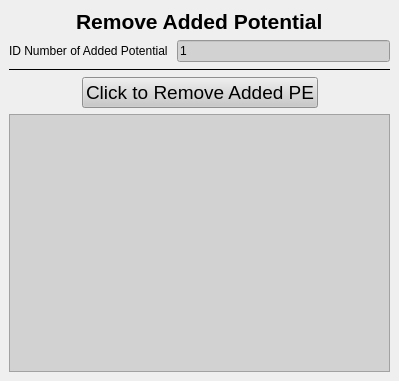
<?xml version="1.0" encoding="UTF-8"?>
<ui version="4.0">
 <class>RemoveBarrierDock</class>
 <widget class="QDockWidget" name="RemoveBarrierDock">
  <property name="geometry">
   <rect>
    <x>0</x>
    <y>0</y>
    <width>399</width>
    <height>381</height>
   </rect>
  </property>
  <property name="minimumSize">
   <size>
    <width>296</width>
    <height>248</height>
   </size>
  </property>
  <property name="styleSheet">
   <string notr="true">
QLineEdit, QTextEdit, QComboBox
{
	
	
	background-color: rgb(210, 210, 210);
}
QPushButton
{
	
	background-color: rgb(200, 200, 200);
}
QLabel
{

}
</string>
  </property>
  <property name="features">
   <set>QDockWidget::DockWidgetFloatable|QDockWidget::DockWidgetMovable</set>
  </property>
  <property name="windowTitle">
   <string>RemoveAddedV Window</string>
  </property>
  <widget class="QWidget" name="dockWidgetContents">
   <layout class="QVBoxLayout" name="verticalLayout">
    <item>
     <layout class="QHBoxLayout" name="horizontalLayout_5">
      <item>
       <spacer name="horizontalSpacer_12">
        <property name="orientation">
         <enum>Qt::Horizontal</enum>
        </property>
        <property name="sizeHint" stdset="0">
         <size>
          <width>40</width>
          <height>20</height>
         </size>
        </property>
       </spacer>
      </item>
      <item>
       <widget class="QLabel" name="l_toplabel">
        <property name="font">
         <font>
          <pointsize>16</pointsize>
          <weight>75</weight>
          <bold>true</bold>
         </font>
        </property>
        <property name="text">
         <string>Remove Added Potential</string>
        </property>
        <property name="wordWrap">
         <bool>false</bool>
        </property>
       </widget>
      </item>
      <item>
       <spacer name="horizontalSpacer_13">
        <property name="orientation">
         <enum>Qt::Horizontal</enum>
        </property>
        <property name="sizeHint" stdset="0">
         <size>
          <width>40</width>
          <height>20</height>
         </size>
        </property>
       </spacer>
      </item>
     </layout>
    </item>
    <item>
     <layout class="QFormLayout" name="formLayout">
      <item row="0" column="1">
       <widget class="QLineEdit" name="le_number">
        <property name="text">
         <string>1</string>
        </property>
       </widget>
      </item>
      <item row="0" column="0">
       <widget class="QLabel" name="label">
        <property name="text">
         <string>ID Number of Added Potential </string>
        </property>
       </widget>
      </item>
     </layout>
    </item>
    <item>
     <widget class="Line" name="line_2">
      <property name="frameShadow">
       <enum>QFrame::Plain</enum>
      </property>
      <property name="lineWidth">
       <number>1</number>
      </property>
      <property name="orientation">
       <enum>Qt::Horizontal</enum>
      </property>
     </widget>
    </item>
    <item>
     <layout class="QHBoxLayout" name="horizontalLayout_4">
      <item>
       <spacer name="horizontalSpacer_7">
        <property name="orientation">
         <enum>Qt::Horizontal</enum>
        </property>
        <property name="sizeHint" stdset="0">
         <size>
          <width>40</width>
          <height>20</height>
         </size>
        </property>
       </spacer>
      </item>
      <item>
       <widget class="QPushButton" name="pb_ok">
        <property name="font">
         <font>
          <pointsize>14</pointsize>
          <weight>50</weight>
          <bold>false</bold>
         </font>
        </property>
        <property name="text">
         <string>Click to Remove Added PE</string>
        </property>
       </widget>
      </item>
      <item>
       <spacer name="horizontalSpacer_9">
        <property name="orientation">
         <enum>Qt::Horizontal</enum>
        </property>
        <property name="sizeHint" stdset="0">
         <size>
          <width>40</width>
          <height>20</height>
         </size>
        </property>
       </spacer>
      </item>
     </layout>
    </item>
    <item>
     <widget class="QTextEdit" name="te_removebarrier">
      <property name="readOnly">
       <bool>true</bool>
      </property>
     </widget>
    </item>
   </layout>
  </widget>
 </widget>
 <resources/>
 <connections/>
</ui>
